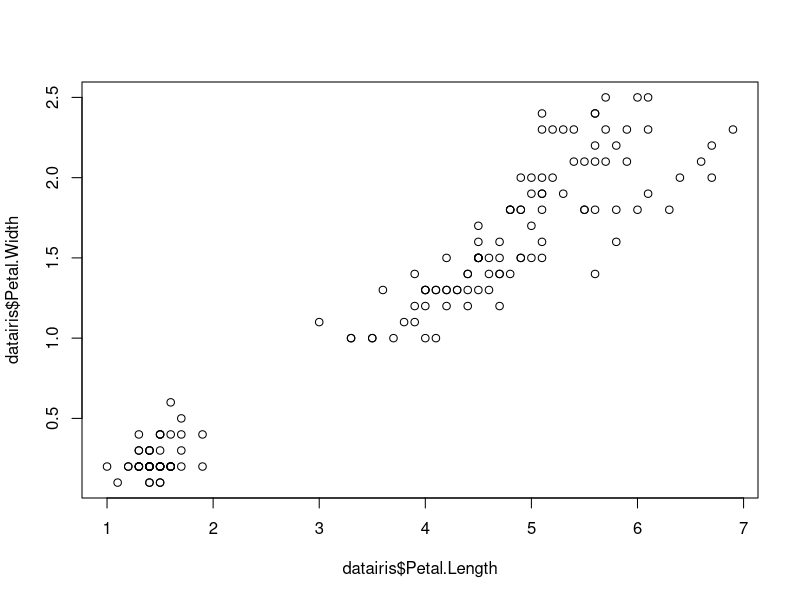
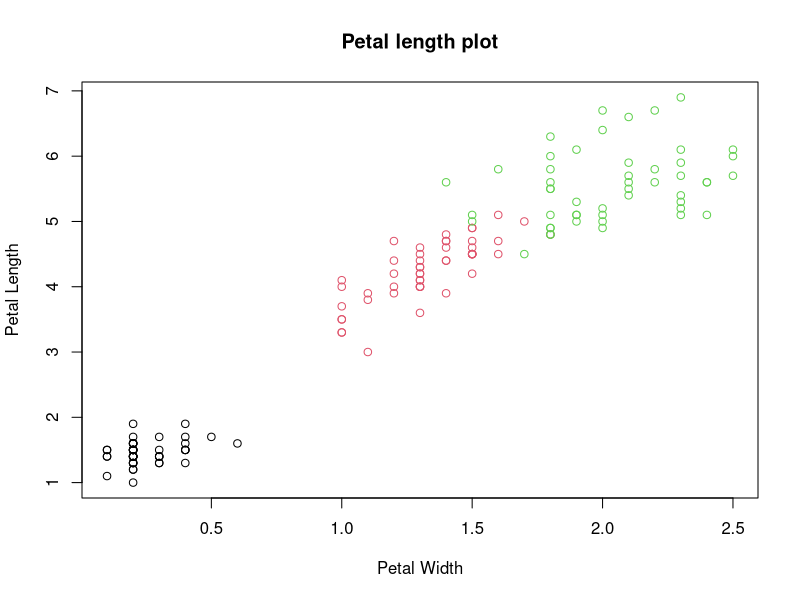

Recreate these plots in R, in order.
#DATA IRIS

datairis=iris
head(datairis)
#Make vector of a dataframe columns
vectorLength=as.vector(datairis["Petal.Length"])
vectorLength

#New Dataframe , where petal.length are less than 3.5
d1=data.frame(datairis$Petal.Length<3.5)
head(d1)

#
d2=datairis[datairis$Petal.Length<3.5,c(1,2,3)]
View(d2)

#make petal length on y, and petal width on x

#plotting columns on x, y
plot(datairis$Petal.Width~datairis$Petal.Length)

#plot with color
plot(main="Petal length plot",
     datairis$Petal.Width,xlab="Petal Width",
     datairis$Petal.Length,ylab="Petal Length",
     col=datairis$Species)